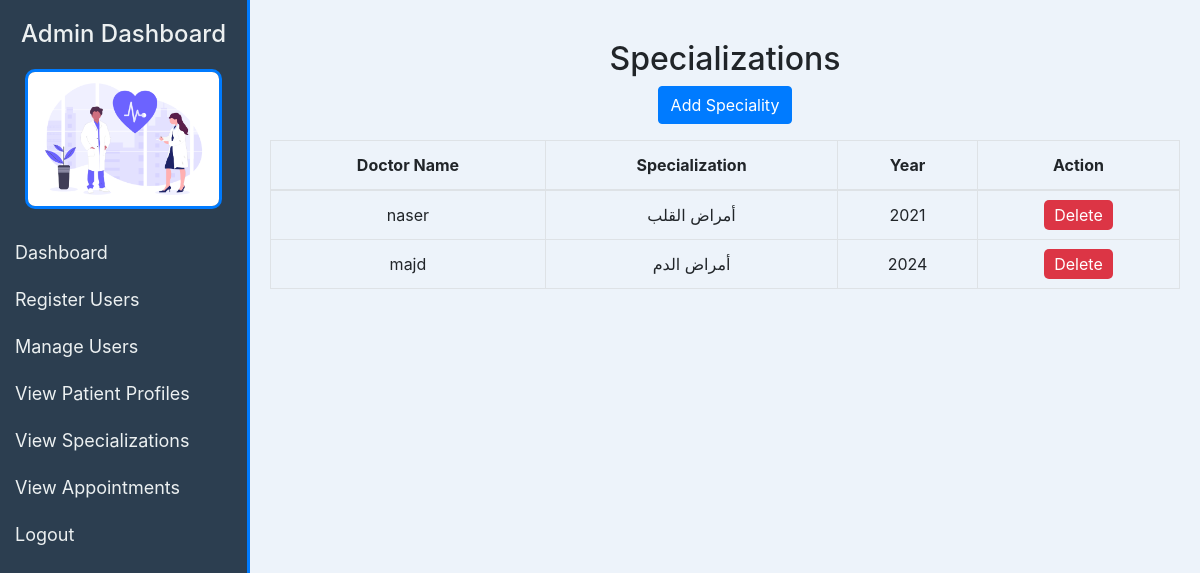
The app's page /admin/viewMedicalHistory.php (signed in) with its own data.
### tables this page shows
CREATE TABLE `medical_histories` (
  `id` int(11) NOT NULL,
  `specialization` varchar(255) NOT NULL,
  `year` int(11) NOT NULL,
  `doctor_id` int(11) NOT NULL
);

CREATE TABLE `users` (
  `id` int(11) NOT NULL,
  `name` varchar(255) NOT NULL,
  `email` varchar(255) NOT NULL,
  `password` varchar(255) NOT NULL,
  `phone` varchar(255) NOT NULL,
  `role_id` int(11) NOT NULL
);

### admin/viewMedicalHistory.php (the view, shortened to what this page needs)
<?php
include("../conn.php");
$sql_history = "SELECT * FROM medical_histories ORDER by id DESC";
$query_history = mysqli_query($conn, $sql_history);
?>
<!DOCTYPE html>
<html lang="en">
<head>
    <link href="https://maxcdn.bootstrapcdn.com/bootstrap/4.5.2/css/bootstrap.min.css" rel="stylesheet">
</head>
<body>
    <?php include 'sidebar.php'; ?>
    <div class="main-content">
        <div class="content-header">
            <h2>Specializations</h2>
            <button class="btn btn-primary mb-3" onclick="showForm()">Add Speciality</button>
        </div>
        <div class="table-container">
            <table class="table table-striped table-bordered">
                <thead>
                    <tr>
                        <th>Doctor Name</th>
                        <th>Specialization</th>
                        <th>Year</th>
                        <th>Action</th>
                    </tr>
                </thead>
                <tbody id="medicalHistoryTableBody">
                    <?php
                    foreach ($query_history as $row_history) {
                        $doctor_id = $row_history['doctor_id'];
                        $sql_doctor = "SELECT * FROM users WHERE id = $doctor_id";
                        $query_doctor = mysqli_query($conn, $sql_doctor);
                        foreach ($query_doctor as $row_doctor) {
                            $doctor_name = $row_doctor['name'];
                        }
                    ?>
                        <tr>
                            <td><?= $doctor_name; ?></td>
                            <td><?= $row_history['specialization'] ?></td>
                            <td><?= $row_history['year']; ?></td>
                            <td>
                                <a style="text-decoration: none;" class="btn-delete" href="history-delete.php?id=<?= $row_history['id']; ?>">Delete</a>
                            </td>
                        </tr>
                    <?php } ?>
                </tbody>
            </table>
        </div>
    </div>
</body>
</html>

### admin/viewMedicalHistory.php (style rules this page uses)
body { direction: ltr; text-align: left; background-color: #edf3fa; }
.main-content { margin-left: 250px; padding: 20px; }
.content-header { margin-top: 20px; text-align: center; }
th, td { text-align: center; background: #edf3fa; }
.btn-delete { background-color: #dc3545; color: #fff; border: none; padding: 5px 10px; border-radius: 5px; cursor: pointer; }

### admin/sidebar.php (style rules this page uses)
body { direction: ltr; text-align: left; background-color: #edf3fa; }
th, td { text-align: center; background: #edf3fa; }
.btn-delete { background-color: #dc3545; color: #fff; border: none; padding: 5px 10px; border-radius: 5px; cursor: pointer; }

### records on screen
medical_histories: doctor.name "naser", specialization "أمراض القلب", year "2021"
medical_histories: doctor.name "majd", specialization "أمراض الدم", year "2024"
